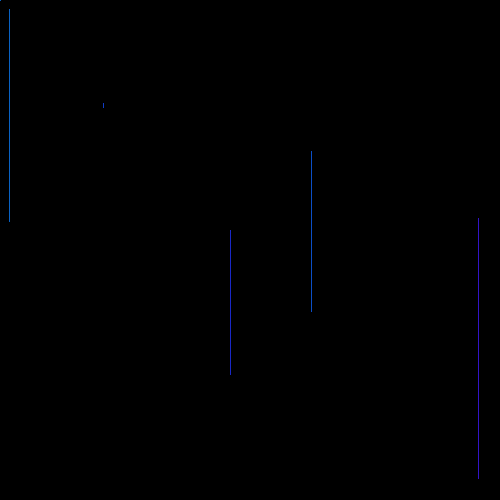
Frame 1 (no input)
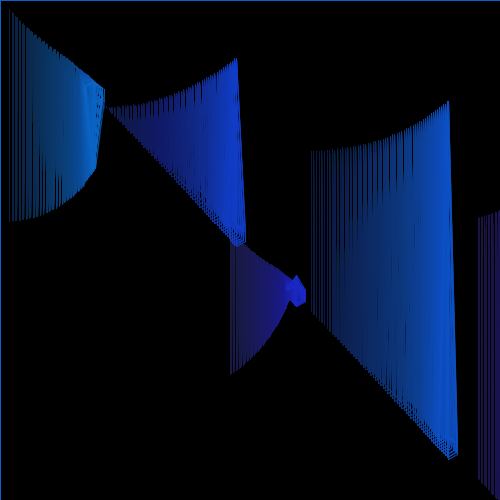
Frame 60 (the mouse pressed at the canvas centre just before this capture)
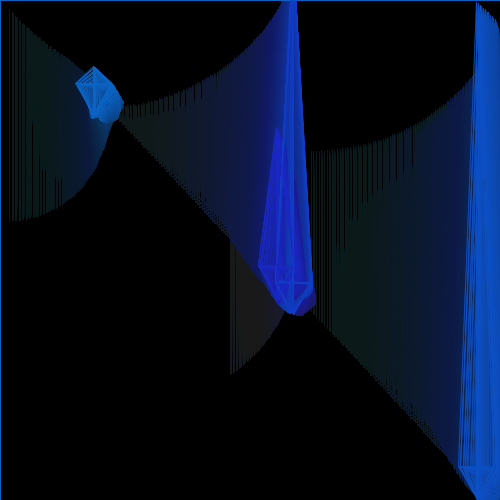
Frame 120 (the mouse held since frame 60 and released just before this capture)

The Processing sketch that drew these frames (run headless with seeded random() and noise(); from frame 60 on, the mouse is pressed at the canvas centre):

// Processing sketch: processing_152073
// ── processing_152073.pde

/*
 * Creative Coding
 * Week 3, 04 - spinning top: curved motion with sin() and cos()
 * by Indae Hwang and Jon McCormack
 * Copyright (c) 2014 Monash University
 *
 * This sketch is the first cut at translating the motion of a spinning top
 * to trace a drawing path. This sketch traces a path using sin() and cos()
 *
 */
int num;
int pts;
float[] x;
float[] y;      // current drawing position
float[] dx;
float[] dy;    // change in position at each frame
float[] bx;
float[] by;
float[] rad;       // radius for the moving hand



void setup() {
  size(500, 500);
  num = (int)random(4, 7);
  pts = (int)random(5, 8);
  x = new float[num];
  y = new float[num];
  dx = new float[num];
  dy = new float[num];
  bx = new float[num];
  by = new float[num];
  rad = new float[num];  
  
  for (int i=0; i<num; i++){
    x[i] = random(width);   // initial position in the centre of the screen
    y[i] = random(height);
    dx[i] = random(-1, 1);  // dx and dy are the small change in position each frame
    dy[i] = random(-1, 1);
  }
  
  background(0);
 
}



void draw() {
  fill(0, 5);
  rect(0, 0, width, height);
 
  for (int i=0; i<num; i++){        
    rad[i] = radians(frameCount);

    x[i] += dx[i];  // calculate new position
    y[i] += dy[i];

    float max = 1;
    float min = 0.5;

    //When the shape hits the edge of the window, it reverses its direction and changes velocity
    if (x[i] > width-100 || x[i] < 100) {
      dx[i] = dx[i] > 0 ? -random(min, max) : random(min, max);
    }

    if (y[i] > height-100 || y[i] < 100) {
      dy[i] = dy[i] > 0 ? -random(min, max) : random(min, max);
    }

    bx[i] = x[i] + 100 * sin(rad[i]);
    by[i] = y[i] + 100 * cos(rad[i]);
  
    fill(180);

    float radius = 100 * sin(rad[i]*0.1);
    
    for (int j=0; j<num; j++){
       stroke(50/(j+1), 20*(j+1), 200-rad[j], random(100, 200)); 
       float[] cx;
       
       cx = new float[pts];
       float[] cy;
       cy = new float[pts];
       for (int k=0; k<pts; k++){
         cx[k] = bx[j] + radius * sin(rad[j]*k);
         cy[k] = bx[j] + radius * cos(rad[j]*k);
         line(bx[j], by[j], cx[k], cy[k]);         
       }
       for (int k=0; k<(pts-1); k++){
         line(cx[k], cy[k], cx[k+1], cy[k+1]);
       }
    }
  }
}
